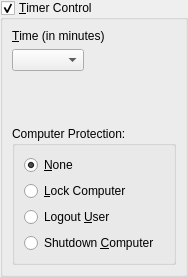
<?xml version="1.0" encoding="UTF-8"?>
<ui version="4.0">
 <class>TimedComputerManagementWidget</class>
 <widget class="QWidget" name="TimedComputerManagementWidget">
  <property name="geometry">
   <rect>
    <x>0</x>
    <y>0</y>
    <width>188</width>
    <height>277</height>
   </rect>
  </property>
  <property name="windowTitle">
   <string notr="true">TimedComputerManagementWidget</string>
  </property>
  <layout class="QGridLayout" name="pGridLayout_">
   <property name="leftMargin">
    <number>0</number>
   </property>
   <property name="topMargin">
    <number>0</number>
   </property>
   <property name="rightMargin">
    <number>0</number>
   </property>
   <property name="bottomMargin">
    <number>0</number>
   </property>
   <item row="0" column="0">
    <widget class="QGroupBox" name="pGroupBoxTimedComputerManagement_">
     <property name="title">
      <string>&amp;Timer Control</string>
     </property>
     <property name="checkable">
      <bool>true</bool>
     </property>
     <layout class="QVBoxLayout" name="verticalLayout_3">
      <item>
       <layout class="QVBoxLayout" name="verticalLayout_2">
        <item>
         <widget class="QLabel" name="pLabelTime_">
          <property name="text">
           <string>&amp;Time (in minutes)</string>
          </property>
          <property name="buddy">
           <cstring>pComboBoxTimeout_</cstring>
          </property>
         </widget>
        </item>
        <item>
         <layout class="QHBoxLayout" name="horizontalLayout">
          <item>
           <widget class="QComboBox" name="pComboBoxTimeout_">
            <property name="insertPolicy">
             <enum>QComboBox::InsertAlphabetically</enum>
            </property>
           </widget>
          </item>
          <item>
           <spacer name="horizontalSpacer">
            <property name="orientation">
             <enum>Qt::Horizontal</enum>
            </property>
            <property name="sizeHint" stdset="0">
             <size>
              <width>13</width>
              <height>20</height>
             </size>
            </property>
           </spacer>
          </item>
         </layout>
        </item>
       </layout>
      </item>
      <item>
       <spacer name="verticalSpacer">
        <property name="orientation">
         <enum>Qt::Vertical</enum>
        </property>
        <property name="sizeHint" stdset="0">
         <size>
          <width>20</width>
          <height>13</height>
         </size>
        </property>
       </spacer>
      </item>
      <item>
       <widget class="QGroupBox" name="pGroupBoxComputerManagement_">
        <property name="title">
         <string>Computer Protection:</string>
        </property>
        <layout class="QVBoxLayout" name="verticalLayout">
         <item>
          <widget class="QRadioButton" name="pRadioButtonComputerManagementNone_">
           <property name="text">
            <string>&amp;None</string>
           </property>
           <property name="checked">
            <bool>true</bool>
           </property>
          </widget>
         </item>
         <item>
          <widget class="QRadioButton" name="pRadioButtonComputerManagementLock_">
           <property name="text">
            <string>&amp;Lock Computer</string>
           </property>
          </widget>
         </item>
         <item>
          <widget class="QRadioButton" name="pRadioButtonComputerManagementLogout_">
           <property name="text">
            <string>Logout &amp;User</string>
           </property>
          </widget>
         </item>
         <item>
          <widget class="QRadioButton" name="pRadioButtonComputerManagementShutdown_">
           <property name="text">
            <string>Shutdown &amp;Computer</string>
           </property>
          </widget>
         </item>
        </layout>
       </widget>
      </item>
     </layout>
    </widget>
   </item>
  </layout>
 </widget>
 <resources/>
 <connections/>
</ui>
